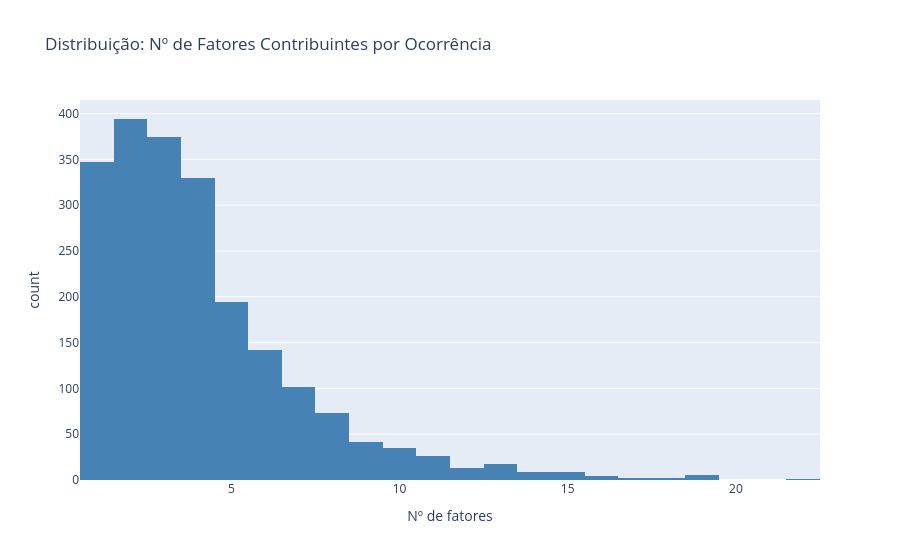

Notebook cell for this chart:
### Code cell
n_fatores = df_fc.groupby('codigo_ocorrencia3').size().reset_index(name='n_fatores')
print('Fatores por ocorrência:')
print(n_fatores['n_fatores'].describe().round(2))

fig = px.histogram(
    n_fatores, x='n_fatores',
    title='Distribuição: Nº de Fatores Contribuintes por Ocorrência',
    labels={'n_fatores': 'Nº de fatores', 'count': 'Ocorrências'},
    color_discrete_sequence=['steelblue']
)
fig.show()

### Figure 1 — Plotly figure (JSON) as saved in the notebook; plotly's stock layout.template omitted (floating-point values rounded to 4 significant figures; data arrays with more than 128 entries replaced by an {"elided": "..."} marker saying what was removed)
{"data": [{"bingroup": "x", "hovertemplate": "Nº de fatores=%{x}<br>count=%{y}<extra></extra>", "legendgroup": "", "marker": {"color": "steelblue", "pattern": {"shape": ""}}, "name": "", "orientation": "v", "showlegend": false, "type": "histogram", "x": {"elided": "2122 int values"}, "xaxis": "x", "yaxis": "y"}], "layout": {"barmode": "relative", "legend": {"tracegroupgap": 0}, "title": {"text": "Distribuição: Nº de Fatores Contribuintes por Ocorrência"}, "xaxis": {"anchor": "y", "domain": [0, 1], "title": {"text": "Nº de fatores"}}, "yaxis": {"anchor": "x", "domain": [0, 1], "title": {"text": "count"}}}}
